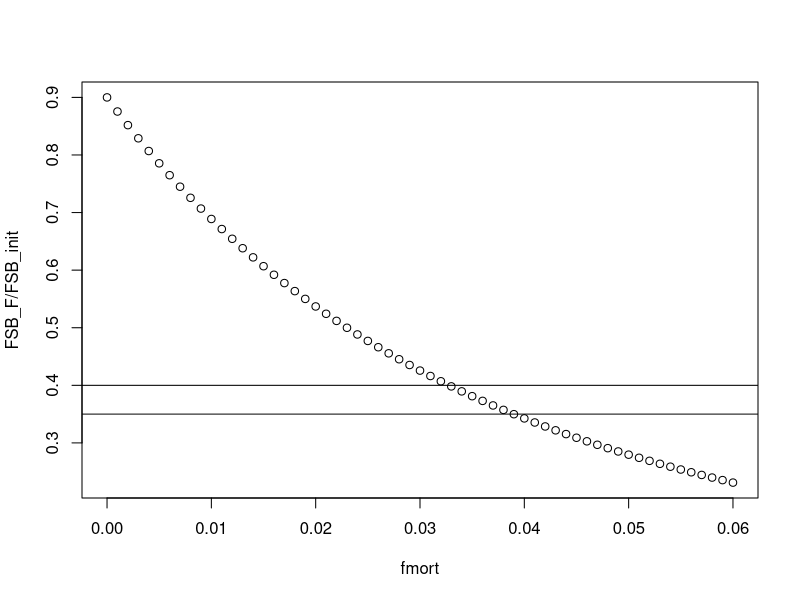
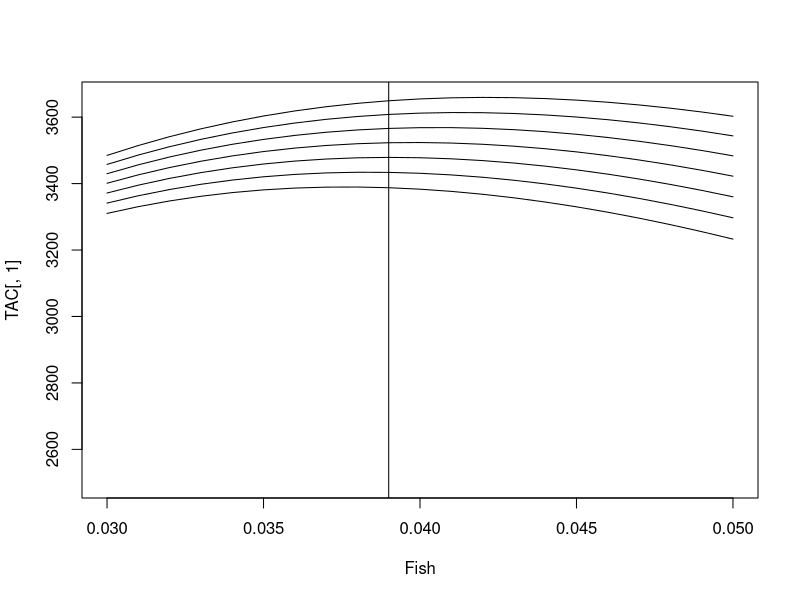

These figures' R source, in order:
#clear everything
rm(list = ls())

#*************************************************************************
#Set up for Blackspotted Rockfish
nages=75
mat=vector()
mat_a75=vector()
age=seq(1,nages,1) #21 modeled ages
Linf=mean(51.53)#Linf=c(110.06,120.39)#I am taking the mean of growth params to create a single sex model females 2nd
K=0.06
A0=-3.40
psi=6.54e-6
theta=3.24

L_all=vector();Wt_all=vector();
for(i in 1:nages){
 L_all[i]=Linf*(1-exp(-K*(age[i]-A0)));
 Wt_all[i]=psi*(Linf*(1-exp(-K*(age[i]-A0))))^theta;}  #0.001 is for kg to mt conversion

fishsel=vector()
sel_slope=0.34
sel_a50=13.5
for(i in 1:nages){
 fishsel[i]=1/(1+exp(-(sel_slope*(age[i]-sel_a50))))}

#maturity
Q=vector()
mat_slope=3.792
mat_a50=24.5
B1=-6.4691
B2=0.2637

for(i in 1:nages){
 Q[i]=1/(1+exp(-(B1+age[i]*B2)))}

#earlier maturity just multiply B1*.75

for(i in 1:nages){
 mat_a75[i]=1/(1+exp(-(.75*B1+age[i]*B2)))}

natmort=0.05

#*******************************************************************************
#Calculate fishing mortality rate that maximizes TAC
fmort=seq(0,0.06,.001)#SM

N_til_init_a=vector()  #initial numbers when there is one recruit
N_til_init_a[1]=1
for(i in 2:(nages-1)){
 N_til_init_a[i]=N_til_init_a[i-1]*exp(-natmort)
}
N_til_init_a[nages]=N_til_init_a[nages-1]*exp(-natmort)/(1-exp(-natmort))

N_til_init_Frange=vector()
N_til_init_Frange[1]=1;
FSB_F=vector()
for(j in 1:length(fmort)){
 for (i in 2:nages){  #fill in N_til_init;
  N_til_init_Frange[i]=N_til_init_Frange[i-1]*exp(-(natmort+fishsel[i-1]*fmort[j]));
 }
 FSB_F[j]=sum(Wt_all*N_til_init_Frange*.5*Q)
}


FSB_init=sum(Wt_all*N_til_init_a*Q*.5);FSB_init
FSB_F/FSB_init
plot(fmort,FSB_F/FSB_init);abline(h=c(.35,.4))

fmort[min(which(FSB_F/FSB_init<0.4))]#This is F40%  
fmort[min(which(FSB_F/FSB_init<0.35))]#This is F35% 

#F40%  #SM:0.0328 
#F35%  #SM: 0.039 

F35=0.039
F40=0.0328

#*****************************************************************************
#This is the function that varies steepness and fishing mortality rate
getFx_Fish_1sex=function(Fish,h){  #this version finds where Fmax occurs for different h's
 SSBinit=100000   #Initial spawning stock biomass (chosen)
 S_l0=SSBinit    #S_l0 initial spawning stock biomass in population #same as SSBinit
 
 N_til_init_a=vector()  #initial numbers when there is one recruit
 N_til_init_a[1]=1
 for(i in 2:(nages-1)){
  N_til_init_a[i]=N_til_init_a[i-1]*exp(-natmort)
 }
 N_til_init_a[nages]=N_til_init_a[nages-1]*exp(-natmort)/(1-exp(-natmort))
 
 R_l0=2*S_l0/sum(Wt_all*N_til_init_a*Q) #initial number of recruits #denominator is spawning biomass per recruit.
 
 N_init_a=R_l0*N_til_init_a;N_init_a    #now this is initial numbers in the population  
 #total initial numbers
 N_init=sum(N_init_a);N_init
 
 #N_init is the number of fish for which I should simulate genotypes (2*1473)
 
 #########################################################################
 
 S_lyINIT=0.5*sum(Wt_all*N_init_a*Q);S_lyINIT  #initial SSB
 
 #Start loop here
 for (k in 1:100){
  #what is age structure next year?
  S_ly=0.5*sum(Wt_all*N_init_a*Q);S_ly  #SSB
  SPR=S_ly/N_init_a[1];SPR
  catch=sum((Wt_all)*((fishsel*Fish)/(fishsel*Fish+natmort)*(1-exp(-(fishsel*Fish+natmort)))*N_init_a));catch
  N_a=vector()  #numbers next year
  N_a[1]=(4*h*R_l0*S_ly)/(S_l0*(1-h)+S_ly*(5*h-1))
  for(i in 2:(nages-1)){
   N_a[i]=N_init_a[i-1]*exp(-(fishsel[i-1]*Fish+natmort))
  }
  N_a[nages]=N_init_a[nages-1]*((exp(-(fishsel[nages-1]*Fish+natmort)))/(1-exp(-(fishsel[nages-1]*Fish+natmort))));#fix this part
  N_init_a=N_a
 }
 
 out=list()
 out[[1]]=SPR
 out[[2]]=S_ly
 out[[3]]=S_ly/S_lyINIT  #Spawning biomass relative to unfished.
 out[[4]]=h
 out[[5]]=catch#calculated same as TAC
 return(out)
}

#Find F40% and F35%
#Because F40% is Fmort that declines pop to 40% of its initial FSB.
N_til_init_a=vector()  #initial numbers when there is one recruit
N_til_init_a[1]=1
for(i in 2:(nages-1)){
 N_til_init_a[i]=N_til_init_a[i-1]*exp(-natmort)
}
N_til_init_a[nages]=N_til_init_a[nages-1]*exp(-natmort)/(1-exp(-natmort))


#Now run function for a range of hs and Fs

#see what affect different H's have
hs=seq(.64,0.7,.01);Fish=seq(.03,.05,.001) #blackspotted
res=matrix(0,length(Fish),length(hs))
SSB=matrix(0,length(Fish),length(hs))
TAC=matrix(0,length(Fish),length(hs))
SPR=matrix(0,length(Fish),length(hs))
h=matrix(0,length(Fish),length(hs))
a=list();
for(j in 1:length(hs)){
 for (i in 1:length(Fish)){
 a=getFx_Fish_1sex(Fish[i],hs[j])
 res[i,j]=a[[3]]
 SSB[i,j]=a[[2]]
 SPR[i,j]=a[[1]]
 TAC[i,j]=a[[5]]
 h[i,j]=a[[4]]
 }}
rownames(TAC)=Fish;rownames(res)=Fish
colnames(TAC)=hs;colnames(res)=hs;

#Plot TAC at different fishing mortality rates and steepnesses to find steepness where F35%=maximum or FMSY.
plot(Fish,TAC[,1],ylim=c(2500,max(TAC)),type="l",col=1)
for(i in 2:ncol(TAC)){lines(Fish,TAC[,i])}
abline(v=F35)


#For Blackspotted, F35%=FMSY when steepness = 0.67.hs=seq(.64,0.7,.01);Fish=seq(.03,.05,.001)


